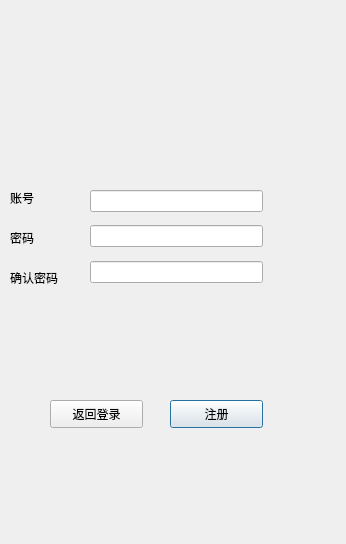
<?xml version="1.0" encoding="UTF-8"?>
<ui version="4.0">
 <class>Dialog</class>
 <widget class="QDialog" name="Dialog">
  <property name="geometry">
   <rect>
    <x>0</x>
    <y>0</y>
    <width>346</width>
    <height>544</height>
   </rect>
  </property>
  <property name="windowTitle">
   <string>Dialog</string>
  </property>
  <widget class="QPushButton" name="register_Button">
   <property name="geometry">
    <rect>
     <x>170</x>
     <y>400</y>
     <width>93</width>
     <height>28</height>
    </rect>
   </property>
   <property name="text">
    <string>注册</string>
   </property>
  </widget>
  <widget class="QLabel" name="label">
   <property name="geometry">
    <rect>
     <x>10</x>
     <y>190</y>
     <width>72</width>
     <height>15</height>
    </rect>
   </property>
   <property name="text">
    <string>账号</string>
   </property>
  </widget>
  <widget class="QLabel" name="label_2">
   <property name="geometry">
    <rect>
     <x>10</x>
     <y>230</y>
     <width>72</width>
     <height>15</height>
    </rect>
   </property>
   <property name="text">
    <string>密码</string>
   </property>
  </widget>
  <widget class="QWidget" name="layoutWidget">
   <property name="geometry">
    <rect>
     <x>90</x>
     <y>190</y>
     <width>173</width>
     <height>93</height>
    </rect>
   </property>
   <layout class="QVBoxLayout" name="verticalLayout">
    <item>
     <widget class="QLineEdit" name="user_id"/>
    </item>
    <item>
     <spacer name="verticalSpacer">
      <property name="orientation">
       <enum>Qt::Vertical</enum>
      </property>
      <property name="sizeHint" stdset="0">
       <size>
        <width>20</width>
        <height>200</height>
       </size>
      </property>
     </spacer>
    </item>
    <item>
     <widget class="QLineEdit" name="user_passwd"/>
    </item>
    <item>
     <spacer name="verticalSpacer_2">
      <property name="orientation">
       <enum>Qt::Vertical</enum>
      </property>
      <property name="sizeHint" stdset="0">
       <size>
        <width>20</width>
        <height>200</height>
       </size>
      </property>
     </spacer>
    </item>
    <item>
     <widget class="QLineEdit" name="user_passw_verify"/>
    </item>
   </layout>
  </widget>
  <widget class="QLabel" name="register_message">
   <property name="geometry">
    <rect>
     <x>120</x>
     <y>320</y>
     <width>72</width>
     <height>15</height>
    </rect>
   </property>
   <property name="text">
    <string/>
   </property>
  </widget>
  <widget class="QLabel" name="label_3">
   <property name="geometry">
    <rect>
     <x>10</x>
     <y>270</y>
     <width>72</width>
     <height>15</height>
    </rect>
   </property>
   <property name="text">
    <string>确认密码</string>
   </property>
  </widget>
  <widget class="QPushButton" name="register_Button_2">
   <property name="geometry">
    <rect>
     <x>50</x>
     <y>400</y>
     <width>93</width>
     <height>28</height>
    </rect>
   </property>
   <property name="text">
    <string>返回登录</string>
   </property>
  </widget>
  <zorder>layoutWidget</zorder>
  <zorder>register_Button</zorder>
  <zorder>label</zorder>
  <zorder>label_2</zorder>
  <zorder>register_message</zorder>
  <zorder>label_3</zorder>
  <zorder>register_Button_2</zorder>
 </widget>
 <resources/>
 <connections>
  <connection>
   <sender>register_Button_2</sender>
   <signal>clicked()</signal>
   <receiver>Dialog</receiver>
   <slot>accept()</slot>
   <hints>
    <hint type="sourcelabel">
     <x>106</x>
     <y>423</y>
    </hint>
    <hint type="destinationlabel">
     <x>162</x>
     <y>475</y>
    </hint>
   </hints>
  </connection>
 </connections>
</ui>
